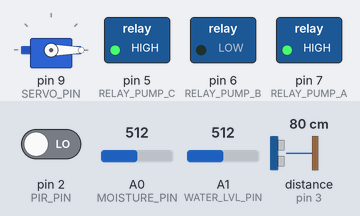
Bench run of a sketch on a simulated Arduino Uno, built with avr-gcc and run on an emulated ATmega328P. Parts: servo, switched loads named in the sketch (green lamp = pin HIGH). Wiring (inferred from the names in the program): ultrasonic range finder: trigger pin 4; echo pin 3. Inputs (shaded band) come from the test bench; at power-on: A1 (WATER_LVL_PIN) = 512, A0 (MOISTURE_PIN) = 512, pin 2 (PIR_PIN) LOW, distance to the obstacle (sensor on pin 3) 80 cm. The echo pulse lasts 58.3 µs per cm; pins used as bus, display or sensor lines are not drawn; what the sketch prints to the serial monitor is not drawn.

Above: at 1.8 s.
1.9 s: A1 (WATER_LVL_PIN) set to 493
At 3.1 s:
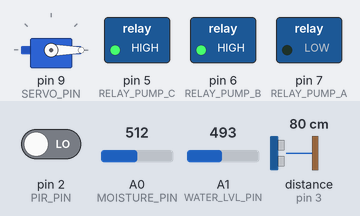
3.5 s: A0 (MOISTURE_PIN) set to 211
5.2 s: A0 (MOISTURE_PIN) set to 184
At 7.0 s:
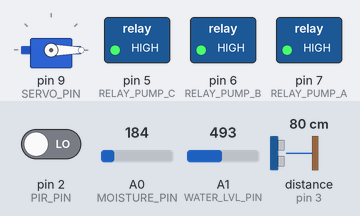
7.5 s: A0 (MOISTURE_PIN) set to 210
At 8.9 s:
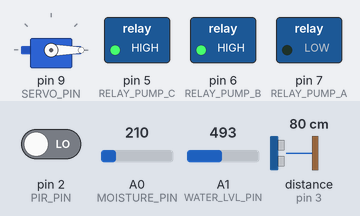
9.5 s: A0 (MOISTURE_PIN) set to 190
At 10.8 s:
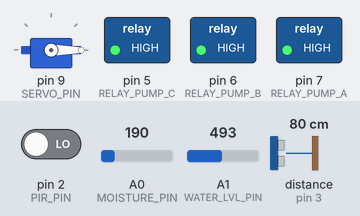
Timing chart, 0 to 12.5 s (numbered marks = the images above; inputs shaded):
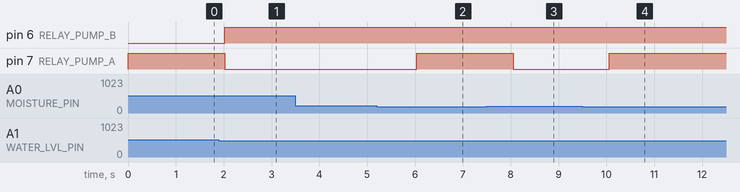

Measured:
- the behaviour switches between 501 and 500 on A1 (WATER_LVL_PIN) (found by bisection; images 0 and 1)
- the behaviour switches between 200 and 199 on A0 (MOISTURE_PIN) (found by bisection; images 1 and 2)
- after the input at 1.9 s, pin 6 (RELAY_PUMP_B): LOW → HIGH after 0.12 s; pin 7 (RELAY_PUMP_A): HIGH → LOW after 0.12 s
- after the input at 3.5 s, every drawn part: stays the same
- after the input at 5.2 s, pin 7 (RELAY_PUMP_A): LOW → HIGH after 0.84 s
- after the input at 7.5 s, pin 7 (RELAY_PUMP_A): HIGH → LOW after 0.55 s
- after the input at 9.5 s, pin 7 (RELAY_PUMP_A): LOW → HIGH after 0.56 s

The sketch:

smart_planter.ino
```cpp
#include <Servo.h>

// Relays (Active-LOW Opto-Isolated 4-Channel Module)
const int RELAY_PUMP_A = 7; // Pump A: Fresh Water Irrigation
const int RELAY_PUMP_B = 6; // Pump B: Active Drainage
const int RELAY_PUMP_C = 5; // Pump C: Organic Repellent Spray

// Actuator - Servo
const int SERVO_PIN    = 9; // SG90 PWM Servo

// Sensors - Digital
const int PIR_PIN      = 2; // Passive Infrared Motion Sensor
const int TRIG_PIN     = 4; // HC-SR04 Ultrasonic Trigger
const int ECHO_PIN     = 3; // HC-SR04 Ultrasonic Echo

// Sensors - Analog
const int MOISTURE_PIN = A0; // Soil Moisture Sensor
const int WATER_LVL_PIN= A1; // Catchment Tray Water Level Sensor

// Thresholds
const int MOISTURE_DRY_THRESHOLD = 200; // >= 200 triggers irrigation
const int FLOOD_LIMIT_THRESHOLD   = 500; // > 500 (> 2cm) triggers active drainage
const int DISTANCE_THRESHOLD_CM  = 10;  // < 10 cm perimeter detection

const int RELAY_ON  = LOW;
const int RELAY_OFF = HIGH;

Servo deterrentServo;

long readUltrasonicDistance() {
  digitalWrite(TRIG_PIN, LOW);
  delayMicroseconds(2);
  digitalWrite(TRIG_PIN, HIGH);
  delayMicroseconds(10);
  digitalWrite(TRIG_PIN, LOW);

  long duration = pulseIn(ECHO_PIN, HIGH, 30000);
  if (duration == 0) return 999;
  return duration * 0.034 / 2;
}

void setup() {
  Serial.begin(9600);

  // Fail-safe initialization to prevent relay firing on boot
  digitalWrite(RELAY_PUMP_A, RELAY_OFF);
  digitalWrite(RELAY_PUMP_B, RELAY_OFF);
  digitalWrite(RELAY_PUMP_C, RELAY_OFF);

  pinMode(RELAY_PUMP_A, OUTPUT);
  pinMode(RELAY_PUMP_B, OUTPUT);
  pinMode(RELAY_PUMP_C, OUTPUT);

  pinMode(PIR_PIN, INPUT);
  pinMode(TRIG_PIN, OUTPUT);
  pinMode(ECHO_PIN, INPUT);

  deterrentServo.attach(SERVO_PIN);
  deterrentServo.write(0);

  Serial.println(F("[SYSTEM READY] Autonomous Smart Planter online."));
}

void loop() {
  int moistureVal = analogRead(MOISTURE_PIN);
  int waterLvlVal = analogRead(WATER_LVL_PIN);
  int pirMotion   = digitalRead(PIR_PIN);
  long distanceCm = readUltrasonicDistance();

  // Priority 1: Drainage overrules irrigation
  if (waterLvlVal > FLOOD_LIMIT_THRESHOLD) {
    digitalWrite(RELAY_PUMP_B, RELAY_ON);
    digitalWrite(RELAY_PUMP_A, RELAY_OFF);
  } else {
    digitalWrite(RELAY_PUMP_B, RELAY_OFF);

    // Priority 2: Irrigation
    if (moistureVal >= MOISTURE_DRY_THRESHOLD) {
      digitalWrite(RELAY_PUMP_A, RELAY_ON);
    } else {
      digitalWrite(RELAY_PUMP_A, RELAY_OFF);
    }
  }

  // Pest deterrent logic
  if (pirMotion == HIGH && distanceCm < DISTANCE_THRESHOLD_CM) {
    digitalWrite(RELAY_PUMP_C, RELAY_ON);
    for (int pos = 0; pos <= 90; pos += 15) {
      deterrentServo.write(pos);
      delay(30);
    }
    for (int pos = 90; pos >= 0; pos -= 15) {
      deterrentServo.write(pos);
      delay(30);
    }
    digitalWrite(RELAY_PUMP_C, RELAY_OFF);
  } else {
    digitalWrite(RELAY_PUMP_C, RELAY_OFF);
    deterrentServo.write(0);
  }

  delay(1000);
}
```
